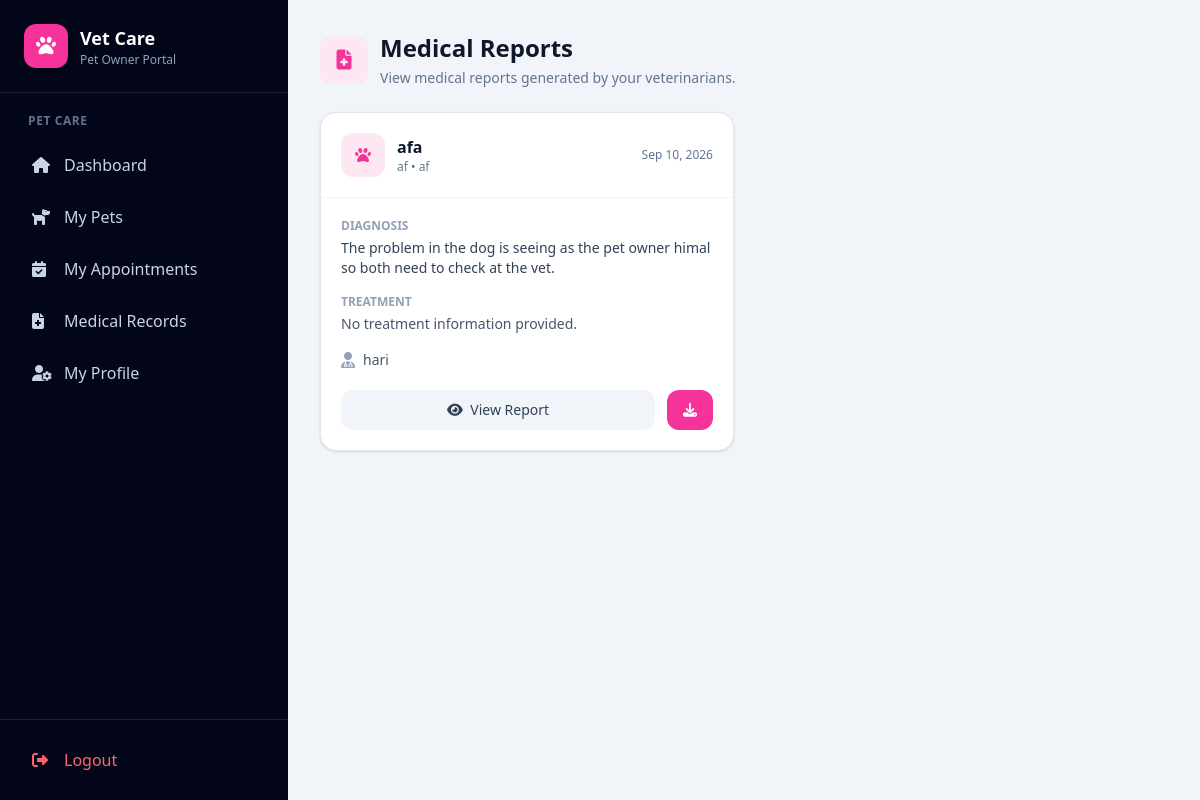
Before: /medical/medical-records/ (signed in) with the older database file.
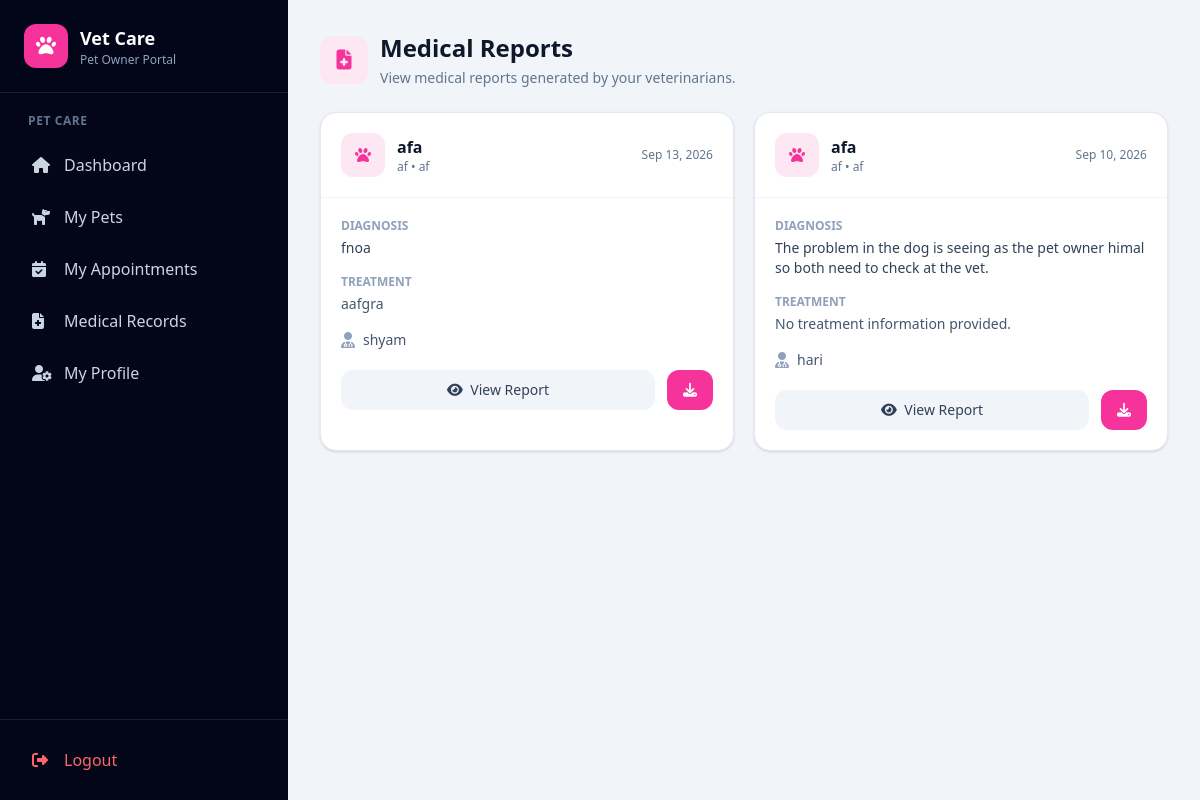
After: the same page with the newer database file.
### medical/models.py (models this page shows, shortened)
class MedicalRecord(models.Model):
    animal = models.ForeignKey(
        Animal,
        on_delete=models.CASCADE,
        related_name="medical_records"
    )
    veterinarian = models.ForeignKey(
        VeterinarianProfile,
        on_delete=models.SET_NULL,
        null=True,
        related_name="medical_records"
    )
    appointment = models.ForeignKey(
        "appointment.Appointment",
        on_delete=models.SET_NULL,
        null=True,
        blank=True,
        related_name="medical_records"
    )
    diagnosis = models.TextField()
    symptoms = models.TextField(
        blank=True,
        null=True
    )
    treatment = models.TextField(
        blank=True,
        null=True
    )
    notes = models.TextField(
        blank=True,
        null=True
    )
    record_date = models.DateField()
    created_at = models.DateTimeField(
        auto_now_add=True
    )
    updated_at = models.DateTimeField(
        auto_now=True
    )
    class Meta:
        ordering = ["-record_date"]
        verbose_name = "Medical Record"
        verbose_name_plural = "Medical Records"

### animal/models.py (models this page shows, shortened)
class Animal(models.Model):
    owner = models.ForeignKey(
        User,
        on_delete=models.CASCADE,
        related_name="animals",
        null=True,
        blank=True
    )
    name = models.CharField(max_length=100)
    species = models.CharField(max_length=100)
    breed = models.CharField(
        max_length=100,
        blank=True,
        null=True
    )
    age = models.PositiveIntegerField(
        blank=True,
        null=True
    )
    created_at = models.DateTimeField(
        auto_now_add=True
    )

### account/models.py (models this page shows, shortened)
class VeterinarianProfile(models.Model):
    user = models.OneToOneField(
        User,
        on_delete=models.CASCADE,
        related_name="veterinarian_profile",
        limit_choices_to={"role": User.VETERINARIAN}
    )
    license_number = models.CharField(
        max_length=100,
        unique=True
    )
    specialization = models.CharField(
        max_length=150,
        blank=True,
        null=True
    )
    qualification = models.CharField(
        max_length=200,
        blank=True,
        null=True
    )
    experience_years = models.PositiveIntegerField(
        default=0
    )
    joined_date = models.DateField(
        blank=True,
        null=True
    )

class User(AbstractUser):
    ADMIN = "ADMIN"
    VETERINARIAN = "VETERINARIAN"
    PET_OWNER = "PET_OWNER"
    ROLE_CHOICES = [
        (ADMIN, "Admin"),
        (VETERINARIAN, "Veterinarian"),
        (PET_OWNER, "Pet Owner"),
    ]
    role = models.CharField(
        max_length=20,
        choices=ROLE_CHOICES,
        default=PET_OWNER
    )
    phone = models.CharField(
        max_length=15,
        blank=True,
        null=True
    )
    address = models.TextField(
        blank=True,
        null=True
    )
    created_at = models.DateTimeField(
        auto_now_add=True
    )
    updated_at = models.DateTimeField(
        auto_now=True
    )

### medical/views.py (the view)
@login_required
def owner_medical_records(request):
    if request.user.role != User.PET_OWNER:
        messages.error(
            request,
            "You are not authorized to view medical reports."
        )
        return redirect("dashboard")
    medical_records = (
        MedicalRecord.objects
        .filter(animal__owner=request.user)
        .select_related(
            "animal",
            "veterinarian",
            "appointment"
        )
        .prefetch_related("prescriptions")
        .order_by("-record_date", "-id")
    )
    return render(
        request,
        "medical/owner_medical_records.html",
        {
            "medical_records": medical_records
        }
    )

### medical/templates/medical/owner_medical_records.html (shortened to what the changed rows need)
{% extends "ownerbase.html" %}
{% block content %}
<div class="max-w-7xl mx-auto">
    <div class="flex flex-col sm:flex-row
                sm:items-center
                sm:justify-between
                gap-4 mb-6">
        <div>
            <div class="flex items-center gap-3">
                <div>
                    <h1 class="text-2xl font-bold text-slate-900">
                        Medical Reports
                    </h1>
                </div>
            </div>
        </div>
    </div>
    {% if medical_records %}
        <div class="grid grid-cols-1 lg:grid-cols-2
                    xl:grid-cols-3 gap-5">
            {% for record in medical_records %}
                <div class="bg-white
                            rounded-2xl
                            border border-slate-200
                            shadow-sm
                            overflow-hidden">
                    <div class="p-5
                                border-b border-slate-100">
                        <div class="flex items-center
                                    justify-between gap-3">
                            <div class="flex items-center gap-3">
                                <div class="w-11 h-11
                                            rounded-xl
                                            bg-pink-100
                                            text-pink-500
                                            flex items-center justify-center">
                                    <i class="fa-solid fa-paw"></i>
                                </div>
                                <div>
                                    <h2 class="font-bold
                                               text-slate-900">
                                        {{ record.animal.name }}
                                    </h2>
                                    <p class="text-xs
                                              text-slate-500">
                                        {{ record.animal.species }}
                                        {% if record.animal.breed %}
                                            • {{ record.animal.breed }}
                                        {% endif %}
                                    </p>
                                </div>
                            </div>
                            <span class="text-xs
                                         text-slate-500
                                         whitespace-nowrap">
                                {{ record.record_date|date:"M d, Y" }}
                            </span>
                        </div>
                    </div>
                    <div class="p-5 space-y-4">
                        <div>
                            <p class="text-xs
                                      font-semibold
                                      uppercase
                                      text-slate-400">
                                Diagnosis
                            </p>
                            <p class="text-sm
                                      text-slate-700
                                      mt-1">
                                {{ record.diagnosis }}
                            </p>
                        </div>
                        <div>
                            <p class="text-xs
                                      font-semibold
                                      uppercase
                                      text-slate-400">
                                Treatment
                            </p>
                            <p class="text-sm
                                      text-slate-600
                                      mt-1
                                      line-clamp-2">
                                {{ record.treatment|default:"No treatment information provided." }}
                            </p>
                        </div>
                        <div class="flex items-center gap-2">
                            <i class="fa-solid fa-user-doctor
                                      text-slate-400"></i>
                            <span class="text-sm text-slate-600">
                                {% if record.veterinarian %}
                                    {{ record.veterinarian.user.get_full_name|default:record.veterinarian.user.username }}
                                {% else %}
                                    Veterinarian not assigned
                                {% endif %}
                            </span>
                        </div>
                    </div>
                    <div class="px-5 pb-5
                                flex gap-3">
                        <a
                            href="{% url 'owner-medical-detail' record.id %}"
                            class="flex-1
                                   text-center
                                   px-4 py-2.5
                                   rounded-xl
                                   bg-slate-100
                                   text-slate-700
                                   text-sm
                                   font-medium
                                   hover:bg-slate-200">
                            <i class="fa-solid fa-eye mr-1"></i>
                            View Report
                        </a>
                        <a
                            href="{% url 'download-medical-report' record.id %}"
                            class="px-4 py-2.5
                                   rounded-xl
                                   bg-pink-500
                                   text-white
                                   text-sm
                                   font-medium
                                   hover:bg-pink-600">
                            <i class="fa-solid fa-download"></i>
                        </a>
                    </div>
                </div>
            {% endfor %}
        </div>
    {% endif %}
</div>
{% endblock %}

Changed rows visible on the page:
added MedicalRecord: animal.name "afa", animal.species "af", animal.breed "af", record_date "Sep 13, 2026", diagnosis "fnoa", treatment "aafgra", veterinarian.user.get_full_name "shyam"
